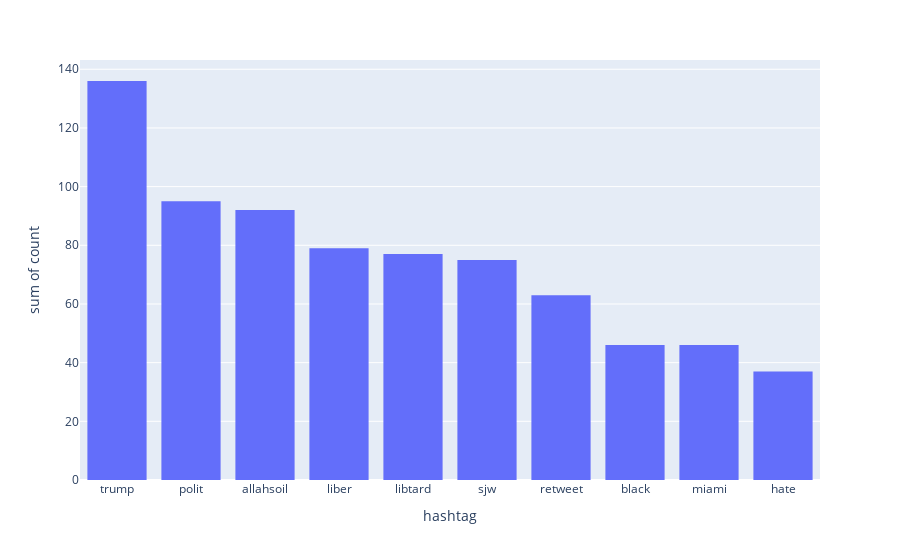

The code cell stored with this chart in its notebook:
### Code cell
d2 = d2.nlargest(columns= 'count' , n = 10)
fig = px.histogram(d2 , x = d2['hashtag'] , y = d2['count'])
fig.update_layout(
    height = 800
)
fig.show()

### Figure 1 — Plotly figure (JSON) as saved in the notebook; plotly's stock layout.template omitted (floating-point values rounded to 4 significant figures)
{"data": [{"alignmentgroup": "True", "bingroup": "x", "histfunc": "sum", "hovertemplate": "hashtag=%{x}<br>sum of count=%{y}<extra></extra>", "legendgroup": "", "marker": {"color": "#636efa", "pattern": {"shape": ""}}, "name": "", "offsetgroup": "", "orientation": "v", "showlegend": false, "type": "histogram", "x": ["trump", "polit", "allahsoil", "liber", "libtard", "sjw", "retweet", "black", "miami", "hate"], "xaxis": "x", "y": [136, 95, 92, 79, 77, 75, 63, 46, 46, 37], "yaxis": "y"}], "layout": {"autosize": true, "barmode": "relative", "legend": {"tracegroupgap": 0}, "margin": {"t": 60}, "xaxis": {"anchor": "y", "autorange": true, "domain": [0, 1], "range": [-0.5, 9.5], "title": {"text": "hashtag"}, "type": "category"}, "yaxis": {"anchor": "x", "autorange": true, "domain": [0, 1], "range": [0, 143.2], "title": {"text": "sum of count"}, "type": "linear"}}}
